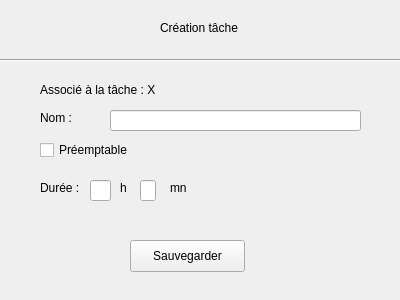
<?xml version="1.0" encoding="UTF-8"?>
<ui version="4.0">
 <class>fenajouttache</class>
 <widget class="QMainWindow" name="fenajouttache">
  <property name="geometry">
   <rect>
    <x>0</x>
    <y>0</y>
    <width>400</width>
    <height>300</height>
   </rect>
  </property>
  <property name="windowTitle">
   <string>MainWindow</string>
  </property>
  <widget class="QWidget" name="centralwidget">
   <widget class="QLabel" name="label">
    <property name="geometry">
     <rect>
      <x>160</x>
      <y>20</y>
      <width>91</width>
      <height>16</height>
     </rect>
    </property>
    <property name="text">
     <string>Création tâche</string>
    </property>
   </widget>
   <widget class="Line" name="line">
    <property name="geometry">
     <rect>
      <x>-3</x>
      <y>50</y>
      <width>411</width>
      <height>20</height>
     </rect>
    </property>
    <property name="orientation">
     <enum>Qt::Horizontal</enum>
    </property>
   </widget>
   <widget class="QLabel" name="label_2">
    <property name="geometry">
     <rect>
      <x>40</x>
      <y>80</y>
      <width>341</width>
      <height>20</height>
     </rect>
    </property>
    <property name="text">
     <string>Associé à la tâche : X</string>
    </property>
   </widget>
   <widget class="QLabel" name="label_3">
    <property name="geometry">
     <rect>
      <x>40</x>
      <y>110</y>
      <width>59</width>
      <height>16</height>
     </rect>
    </property>
    <property name="text">
     <string>Nom :</string>
    </property>
   </widget>
   <widget class="QLineEdit" name="lineEdit">
    <property name="geometry">
     <rect>
      <x>110</x>
      <y>110</y>
      <width>251</width>
      <height>21</height>
     </rect>
    </property>
   </widget>
   <widget class="QCheckBox" name="checkBox">
    <property name="geometry">
     <rect>
      <x>40</x>
      <y>140</y>
      <width>101</width>
      <height>20</height>
     </rect>
    </property>
    <property name="text">
     <string>Préemptable</string>
    </property>
   </widget>
   <widget class="QLabel" name="label_4">
    <property name="geometry">
     <rect>
      <x>40</x>
      <y>180</y>
      <width>59</width>
      <height>16</height>
     </rect>
    </property>
    <property name="text">
     <string>Durée :</string>
    </property>
   </widget>
   <widget class="QLineEdit" name="lineEdit_2">
    <property name="geometry">
     <rect>
      <x>90</x>
      <y>180</y>
      <width>21</width>
      <height>21</height>
     </rect>
    </property>
   </widget>
   <widget class="QLabel" name="label_5">
    <property name="geometry">
     <rect>
      <x>120</x>
      <y>180</y>
      <width>16</width>
      <height>16</height>
     </rect>
    </property>
    <property name="text">
     <string>h</string>
    </property>
   </widget>
   <widget class="QLineEdit" name="lineEdit_3">
    <property name="geometry">
     <rect>
      <x>140</x>
      <y>180</y>
      <width>16</width>
      <height>21</height>
     </rect>
    </property>
   </widget>
   <widget class="QLabel" name="label_6">
    <property name="geometry">
     <rect>
      <x>170</x>
      <y>180</y>
      <width>59</width>
      <height>16</height>
     </rect>
    </property>
    <property name="text">
     <string>mn</string>
    </property>
   </widget>
   <widget class="QPushButton" name="pushButton">
    <property name="geometry">
     <rect>
      <x>130</x>
      <y>240</y>
      <width>115</width>
      <height>32</height>
     </rect>
    </property>
    <property name="text">
     <string>Sauvegarder</string>
    </property>
   </widget>
  </widget>
 </widget>
 <resources/>
 <connections/>
</ui>
